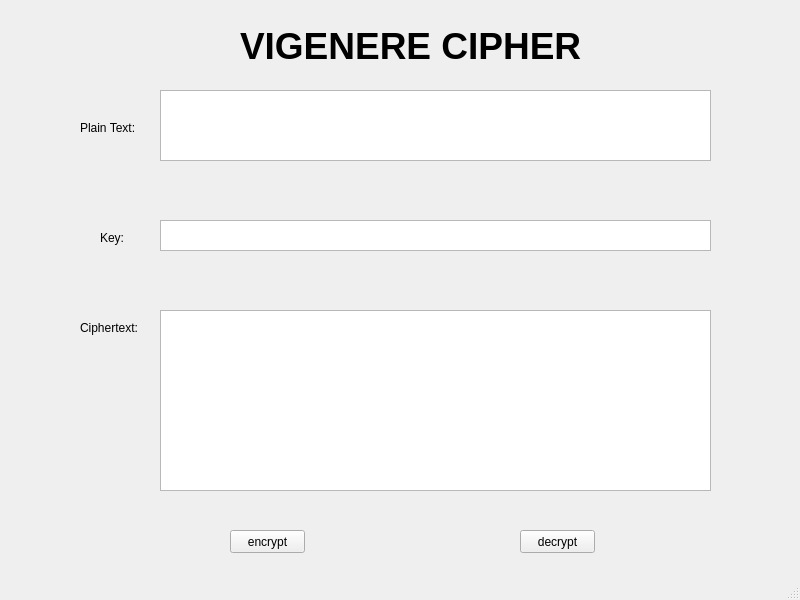
<?xml version="1.0" encoding="UTF-8"?>
<ui version="4.0">
 <class>MainWindow</class>
 <widget class="QMainWindow" name="MainWindow">
  <property name="geometry">
   <rect>
    <x>0</x>
    <y>0</y>
    <width>800</width>
    <height>600</height>
   </rect>
  </property>
  <property name="windowTitle">
   <string>MainWindow</string>
  </property>
  <widget class="QWidget" name="centralwidget">
   <widget class="QPlainTextEdit" name="key_txt">
    <property name="geometry">
     <rect>
      <x>160</x>
      <y>220</y>
      <width>551</width>
      <height>31</height>
     </rect>
    </property>
   </widget>
   <widget class="QPlainTextEdit" name="plaintext_txt">
    <property name="geometry">
     <rect>
      <x>160</x>
      <y>90</y>
      <width>551</width>
      <height>71</height>
     </rect>
    </property>
   </widget>
   <widget class="QLabel" name="label_4">
    <property name="geometry">
     <rect>
      <x>80</x>
      <y>320</y>
      <width>61</width>
      <height>16</height>
     </rect>
    </property>
    <property name="text">
     <string>Ciphertext:</string>
    </property>
   </widget>
   <widget class="QPushButton" name="btn_encrypt">
    <property name="geometry">
     <rect>
      <x>230</x>
      <y>530</y>
      <width>75</width>
      <height>23</height>
     </rect>
    </property>
    <property name="text">
     <string>encrypt</string>
    </property>
   </widget>
   <widget class="QLabel" name="label_2">
    <property name="geometry">
     <rect>
      <x>80</x>
      <y>120</y>
      <width>61</width>
      <height>16</height>
     </rect>
    </property>
    <property name="text">
     <string>Plain Text:</string>
    </property>
   </widget>
   <widget class="QPushButton" name="btn_decrypt">
    <property name="geometry">
     <rect>
      <x>520</x>
      <y>530</y>
      <width>75</width>
      <height>23</height>
     </rect>
    </property>
    <property name="text">
     <string>decrypt</string>
    </property>
   </widget>
   <widget class="QLabel" name="label">
    <property name="geometry">
     <rect>
      <x>240</x>
      <y>20</y>
      <width>361</width>
      <height>51</height>
     </rect>
    </property>
    <property name="font">
     <font>
      <pointsize>28</pointsize>
      <weight>75</weight>
      <bold>true</bold>
     </font>
    </property>
    <property name="text">
     <string>VIGENERE CIPHER</string>
    </property>
   </widget>
   <widget class="QPlainTextEdit" name="cipher_txt">
    <property name="geometry">
     <rect>
      <x>160</x>
      <y>310</y>
      <width>551</width>
      <height>181</height>
     </rect>
    </property>
   </widget>
   <widget class="QLabel" name="label_3">
    <property name="geometry">
     <rect>
      <x>100</x>
      <y>230</y>
      <width>31</width>
      <height>16</height>
     </rect>
    </property>
    <property name="text">
     <string>Key:</string>
    </property>
   </widget>
  </widget>
  <widget class="QMenuBar" name="menubar">
   <property name="geometry">
    <rect>
     <x>0</x>
     <y>0</y>
     <width>800</width>
     <height>21</height>
    </rect>
   </property>
  </widget>
  <widget class="QStatusBar" name="statusbar"/>
 </widget>
 <resources/>
 <connections/>
</ui>
